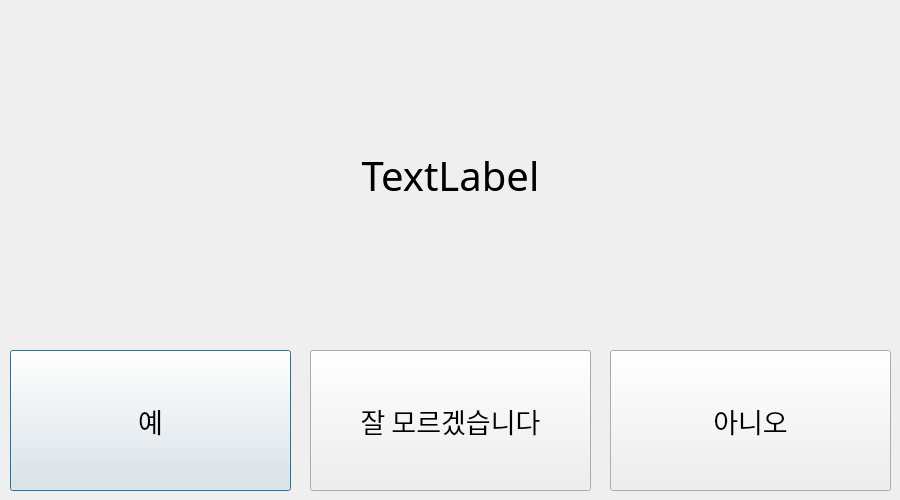
<?xml version="1.0" encoding="UTF-8"?>
<ui version="4.0">
 <class>Dialog</class>
 <widget class="QDialog" name="Dialog">
  <property name="geometry">
   <rect>
    <x>0</x>
    <y>0</y>
    <width>900</width>
    <height>500</height>
   </rect>
  </property>
  <property name="windowTitle">
   <string>Dialog</string>
  </property>
  <widget class="QPushButton" name="pushButton">
   <property name="geometry">
    <rect>
     <x>10</x>
     <y>350</y>
     <width>281</width>
     <height>141</height>
    </rect>
   </property>
   <property name="font">
    <font>
     <family>Maplestory</family>
     <pointsize>20</pointsize>
     <weight>50</weight>
     <bold>false</bold>
    </font>
   </property>
   <property name="text">
    <string>예</string>
   </property>
   <property name="default">
    <bool>false</bool>
   </property>
   <property name="flat">
    <bool>false</bool>
   </property>
  </widget>
  <widget class="QPushButton" name="pushButton_2">
   <property name="geometry">
    <rect>
     <x>310</x>
     <y>350</y>
     <width>281</width>
     <height>141</height>
    </rect>
   </property>
   <property name="font">
    <font>
     <family>Maplestory</family>
     <pointsize>20</pointsize>
     <weight>50</weight>
     <bold>false</bold>
    </font>
   </property>
   <property name="text">
    <string>잘 모르겠습니다</string>
   </property>
   <property name="default">
    <bool>false</bool>
   </property>
   <property name="flat">
    <bool>false</bool>
   </property>
  </widget>
  <widget class="QPushButton" name="pushButton_3">
   <property name="geometry">
    <rect>
     <x>610</x>
     <y>350</y>
     <width>281</width>
     <height>141</height>
    </rect>
   </property>
   <property name="font">
    <font>
     <family>Maplestory</family>
     <pointsize>20</pointsize>
     <weight>50</weight>
     <bold>false</bold>
    </font>
   </property>
   <property name="text">
    <string>아니오</string>
   </property>
   <property name="default">
    <bool>false</bool>
   </property>
   <property name="flat">
    <bool>false</bool>
   </property>
  </widget>
  <widget class="QLabel" name="Q">
   <property name="geometry">
    <rect>
     <x>0</x>
     <y>10</y>
     <width>901</width>
     <height>331</height>
    </rect>
   </property>
   <property name="font">
    <font>
     <family>CookieRun</family>
     <pointsize>30</pointsize>
    </font>
   </property>
   <property name="layoutDirection">
    <enum>Qt::LeftToRight</enum>
   </property>
   <property name="text">
    <string>TextLabel</string>
   </property>
   <property name="alignment">
    <set>Qt::AlignCenter</set>
   </property>
  </widget>
 </widget>
 <resources/>
 <connections/>
</ui>
